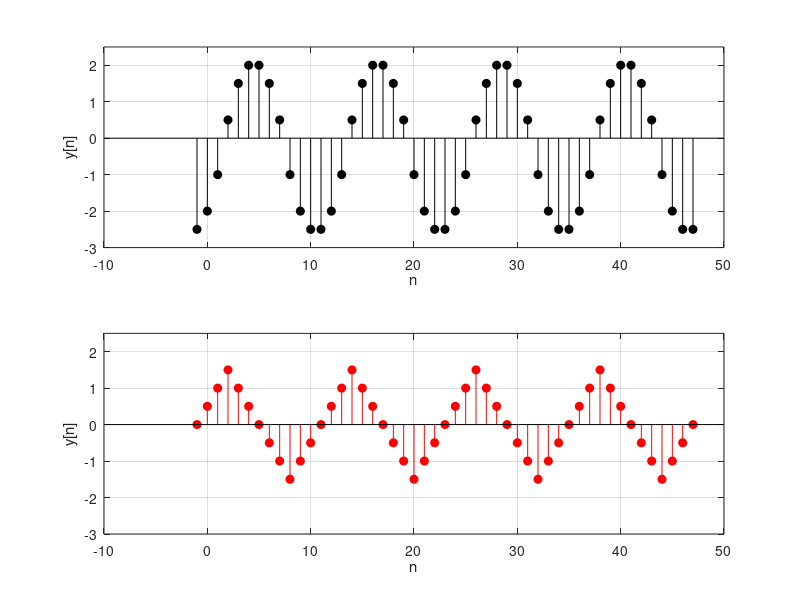

The MATLAB script that drew this image:
clear
clc
close all

%%
x = [0 0.5 1 1.5 1 0.5 0 -0.5 -1 -1.5 -1 -0.5 0 0.5 1 1.5 1 0.5 0 -0.5 -1 -1.5 -1 -0.5 0 0.5 1 1.5 1 0.5 0 -0.5 -1 -1.5 -1 -0.5 0 0.5 1 1.5 1 0.5 0 -0.5 -1 -1.5 -1 -0.5 0];
N = length(x);

y(1) = -2.5;

for ni = 2:N
y(ni) = y(ni-1) + x(ni);
end

n = -1:N-2;

figure
subplot(2,1,1)
stem(n,y,'filled','k');
xlabel('n');
ylabel('y[n]')
grid on
ylim([-3 2.5])

subplot(2,1,2)
stem(n,x,'filled','r')
xlabel('n')
ylabel('y[n]')
grid on
ylim([-3 2.5])
